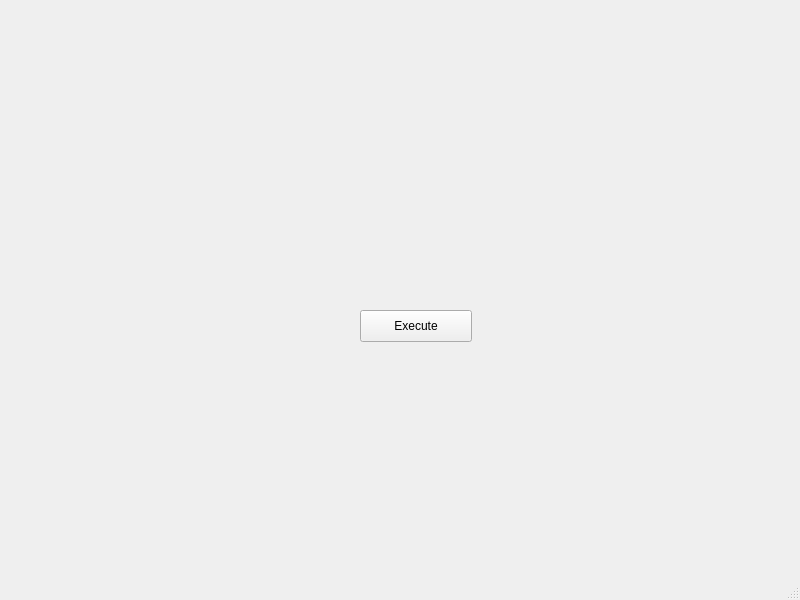
<?xml version="1.0" encoding="UTF-8"?>
<ui version="4.0">
 <class>MainWindow</class>
 <widget class="QMainWindow" name="MainWindow">
  <property name="geometry">
   <rect>
    <x>0</x>
    <y>0</y>
    <width>800</width>
    <height>600</height>
   </rect>
  </property>
  <property name="windowTitle">
   <string>MainWindow</string>
  </property>
  <widget class="QWidget" name="centralwidget">
   <widget class="QPushButton" name="execute_button">
    <property name="geometry">
     <rect>
      <x>360</x>
      <y>310</y>
      <width>112</width>
      <height>32</height>
     </rect>
    </property>
    <property name="text">
     <string>Execute</string>
    </property>
   </widget>
  </widget>
  <widget class="QMenuBar" name="menubar">
   <property name="geometry">
    <rect>
     <x>0</x>
     <y>0</y>
     <width>800</width>
     <height>22</height>
    </rect>
   </property>
  </widget>
  <widget class="QStatusBar" name="statusbar"/>
 </widget>
 <resources/>
 <connections/>
</ui>
